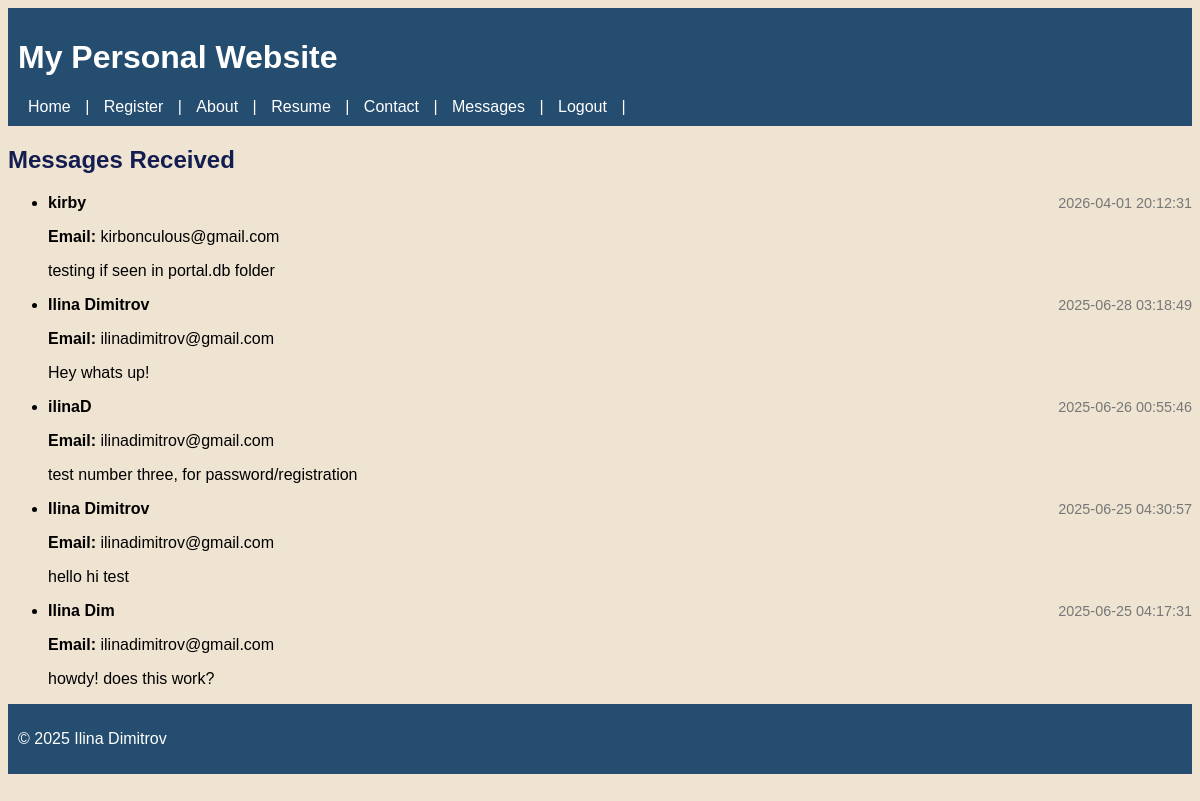
Page /messages (signed in) on the committed database.
### tables this page shows
CREATE TABLE user_messages (
            id INTEGER PRIMARY KEY AUTOINCREMENT,
            name TEXT NOT NULL,
            email TEXT NOT NULL,
            message TEXT NOT NULL,
            timestamp DATETIME DEFAULT CURRENT_TIMESTAMP
        );

### web.py (the view)
@app.route('/messages')
def messages():
    if 'username' not in session:
        return redirect('/login')
    username = session['username']
    all_messages = get_all_messages()
    return render_template('messages.html', messages=all_messages, username=username)

### database.py (called while the page is built)
def get_all_messages():
    conn = sqlite3.connect('portal.db')
    cursor = conn.cursor()
    cursor.execute('''
        SELECT id, name, email, message, timestamp
        FROM user_messages
        ORDER BY timestamp DESC
    ''')
    messages = cursor.fetchall()
    conn.close()
    return messages

### templates/messages.html (shortened to what this page needs)
{% extends "base.html" %}
{% block content %}
    {% if messages %}
            {% for message in messages %}
                <li class="message-item">
                    <div class="message-header">
                        <strong>{{ message[1] }}</strong>
                        <span class="message-timestamp">{{ message[4] }}</span>
                    </div>
                    <p><strong>Email:</strong> {{ message[2] }}</p>
                    <p>{{ message[3] }}</p>
                </li>
            {% endfor %}
    {% else %}
        <p>No messages have been submitted yet.</p>
    {% endif %}
{% endblock %}

### templates/base.html (shortened to what this page needs)
<!DOCTYPE html>
<html lang="en">
<head>
        {% block content %}{% endblock %}
    <footer>
        <p>&copy; 2025 Ilina Dimitrov</p>
    </footer>
</body>
</html>

### static/style.css (style rules this page uses)
* { box-sizing: border-box; }
html, body { height: 100%; margin: 10; padding: 10; font-family: 'Trebuchet MS', sans-serif; background-color: #efe4d2; }
header, footer { width: 100%; background-color: #254d70; color: white; padding: 10px 10px; margin: 10; }
html { scroll-behavior: smooth; }
.message-header { display: flex; justify-content: space-between; align-items: center; margin-bottom: 15px; }
.message-timestamp { font-size: 0.9em; color: #777; }

### rows in the picture
user_messages: timestamp "2026-04-01 20:12:31", email "kirbonculous@gmail.com", message "testing if seen in portal.db folder"
user_messages: name "Ilina Dimitrov", timestamp "2025-06-28 03:18:49", email "ilinadimitrov@gmail.com", message "Hey whats up!"
user_messages: name "ilinaD", timestamp "2025-06-26 00:55:46", email "ilinadimitrov@gmail.com", message "test number three, for password/registration"
user_messages: name "Ilina Dimitrov", timestamp "2025-06-25 04:30:57", email "ilinadimitrov@gmail.com", message "hello hi test"
user_messages: name "Ilina Dim", timestamp "2025-06-25 04:17:31", email "ilinadimitrov@gmail.com", message "howdy! does this work?"
